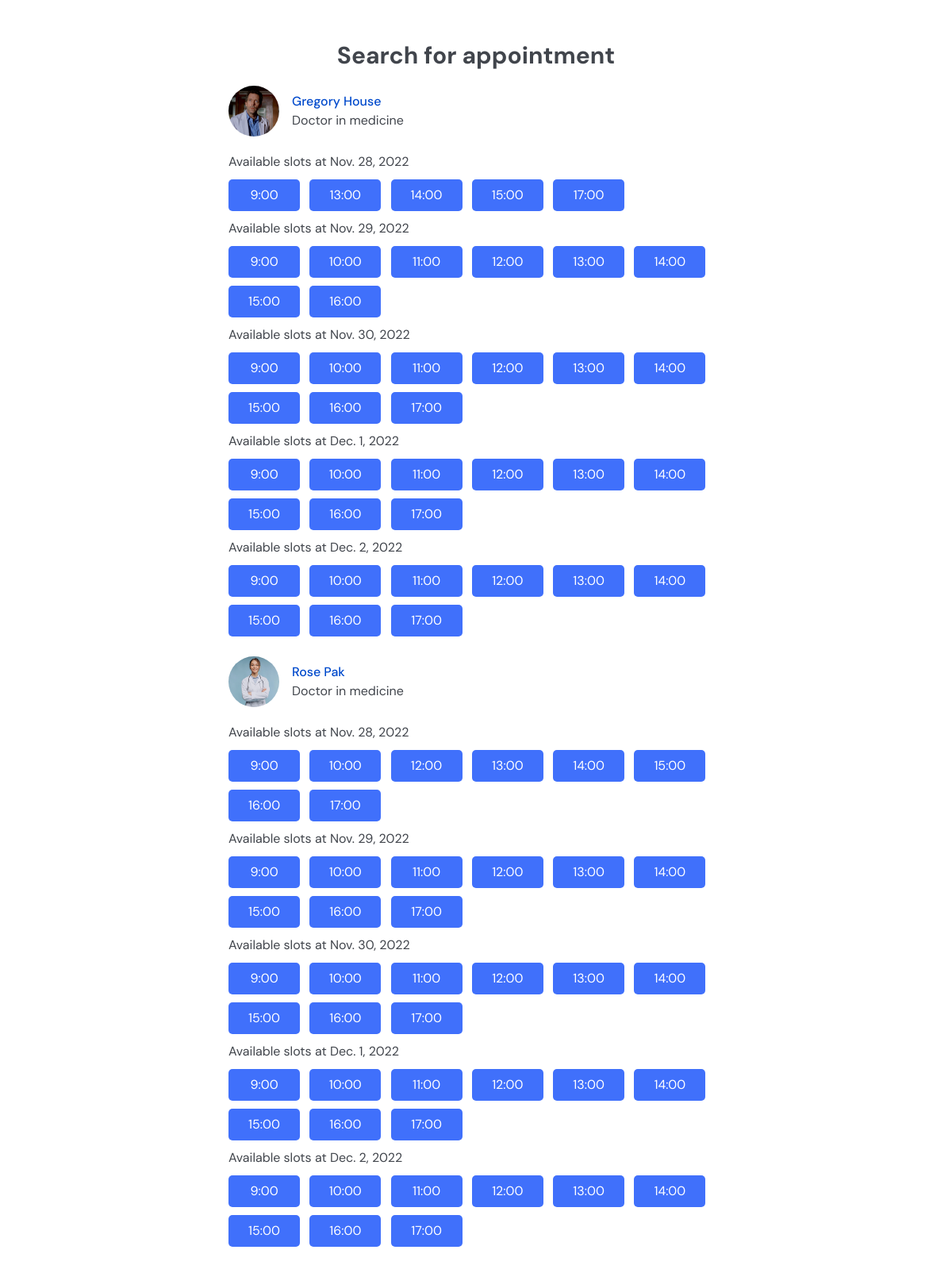
/users/search/appointment/spec/1, run on the app's committed database.
### users/models.py (models this page shows, shortened)
class Doctor(models.Model):
    user = models.OneToOneField(User, on_delete=models.CASCADE, primary_key=True)
    date_of_birth = models.DateField(blank=True)
    IIN = models.IntegerField(max_length=12, blank=True)
    gov_id = models.IntegerField(max_length=12,blank=True)
    name = models.CharField(max_length=50, blank=True)
    surname = models.CharField(max_length=50, blank=True)
    middle_name = models.CharField(max_length=50, blank=True)
    phone_number = models.CharField(max_length=11,blank=True)
    spec = models.ForeignKey(Specialization, on_delete = models.SET_NULL, blank = True, null = True)
    experience = models.CharField(max_length=2, blank=True)
    photo = models.ImageField(upload_to='images', blank=True)
    category=models.CharField(max_length=10, blank=True)
    appointment_price = models.CharField(max_length = 7, blank=True)
    education = models.CharField(max_length=30, blank=True)
    rating = models.IntegerField(max_length = 2, blank=True)
    address = models.CharField(max_length = 30, blank=True)
    homepage = models.URLField(blank=True)

### users/views.py (the view)
# urls.py: path('search/appointment', views.search_appointment, name = 'search_appointment'),
def search(request, object, name):
    if object == 'spec':
        id = int(name)
        spec = Specialization.objects.get(id=id)
        doctors_name = Doctor.objects.filter(spec = spec)
    elif object == 'doctor':
        doctors_name = Doctor.objects.filter(name = name)
    doctors = Schedule.objects.filter(doctor__in=doctors_name).values('doctor__name', 'doctor__surname',
                                     'mon_hours', 'tue_hours', 'wed_hours', 'thu_hours',
                                      'fri_hours','doctor__user_id', 'week')
    for d in doctors:
        d['available_mon'] = string_to_schedule(d['mon_hours'])['Available']
        d['available_tue'] = string_to_schedule(d['tue_hours'])['Available']
        d['available_wed'] = string_to_schedule(d['wed_hours'])['Available']
        d['available_thu'] = string_to_schedule(d['thu_hours'])['Available']
        d['available_fri'] = string_to_schedule(d['fri_hours'])['Available']
        d['doctor__user_id'] = str(d['doctor__user_id'])
        d['mon_day'] = d['week']
        d['tue_day'] = d['week'] + timedelta(days=1)
        d['wed_day'] = d['week'] + timedelta(days=2)
        d['thu_day'] = d['week'] + timedelta(days=3)
        d['fri_day'] = d['week'] + timedelta(days=4)
        d['photo']=Doctor.objects.get(user_id= d['doctor__user_id']).photo
    paginator = Paginator(doctors, 2)
    page_number = request.GET.get('page')
    page_obj = paginator.get_page(page_number)
    return render(request, 'users/search.html', {'page_obj': page_obj})

### users/views.py (called while the page is built)
def string_to_schedule(s): # s - string
    sched = {'Available' : [], 'Working' : []}
    for i in range(len(s)):
        if s[i] == '0':
            sched['Available'].append(i+9)
        elif s[i]=='1':
            sched['Working'].append(i+9)
    return sched

### users/templates/users/search.html (shortened to what this page needs)
{% extends 'users/layout.html' %}{% block head %}
  <link rel="stylesheet" href="https://unpkg.com/aos@next/dist/aos.css" />
{% endblock %}
{% block body %}
	<div class="font-body antialiased text-[#41454c] bg-[#FFFFFF] dark:text-[#b3c3d9] dark:bg-[#000000]">
		<div class="grid shadow- py-9">
			<section class="border-solid w-full max-w-2xl px-6 py-4 mx-auto bg-white rounded-md dark:bg-transparent xl:rounded-global xl:py-[35px] xl:">
				<h2 class="my-[0px] mb-[20px] text-3xl font-bold text-center">Search for appointment</h2>
				<div class="mb-[20px]">
					{% for d in page_obj %}
					<div class="my-[20px] flex items-center justify-start">
						<div class="float-left w-16 h-16 mr-4 overflow-hidden"><img class="object-cover w-full h-full rounded-full bg-slate-50" alt="No alt" src="{{ d.photo.url }}" /></div>
						<div class="flex flex-col items-start justify-center">
							<a href={% url 'appointment' id=d.doctor__user_id h=0 day='0' %} class="font-medium hover:underline text-primary-600">{{d.doctor__name}} {{d.doctor__surname}}</a>
							<p class="">Doctor in medicine</p>
						</div>
					</div>
					<p class="my-[5px]">Available slots at {{d.mon_day}}</p>
					{% for h in d.available_mon %}
					<button class="text-center my-[5px] mr-[8px] w-[90px] bg-primary text-white px-4 py-2 rounded-global lg:bg-primary-400"><a href="{% url 'appointment' id=d.doctor__user_id h=h day=d.mon_day%}">{{h}}:00</a></button>
					{% endfor %}
                    <p class="my-[5px]">Available slots at {{d.tue_day}}</p>
					{% for h in d.available_tue %}
					<button class="text-center my-[5px] mr-[8px] w-[90px] bg-primary text-white px-4 py-2 rounded-global lg:bg-primary-400"><a href="{% url 'appointment' id=d.doctor__user_id h=h day=d.tue_day%}">{{h}}:00</a></button>
					{% endfor %}
                    <p class="my-[5px]">Available slots at {{d.wed_day}}</p>
					{% for h in d.available_wed %}
					<button class="text-center my-[5px] mr-[8px] w-[90px] bg-primary text-white px-4 py-2 rounded-global lg:bg-primary-400"><a href="{% url 'appointment' id=d.doctor__user_id h=h day=d.wed_day%}">{{h}}:00</a></button>
					{% endfor %}
                    <p class="my-[5px]">Available slots at {{d.thu_day}}</p>
					{% for h in d.available_thu %}
					<button class="text-center my-[5px] mr-[8px] w-[90px] bg-primary text-white px-4 py-2 rounded-global lg:bg-primary-400"><a href="{% url 'appointment' id=d.doctor__user_id h=h day=d.thu_day%}">{{h}}:00</a></button>
					{% endfor %}
                    <p class="my-[5px]">Available slots at {{d.fri_day}}</p>
					{% for h in d.available_fri %}
					<button class="text-center my-[5px] mr-[8px] w-[90px] bg-primary text-white px-4 py-2 rounded-global lg:bg-primary-400"><a href="{% url 'appointment' id=d.doctor__user_id h=h day=d.fri_day%}">{{h}}:00</a></button>
					{% endfor %}
					{% endfor %}
				</div>
			</section>
		</div>
	</div>
{% endblock %}

### data on the page
Doctor: shows a picture, doctor__name "Gregory", doctor__surname "House", mon_day "Nov. 28, 2022", available_mon "9" "13" "14" "15" "17", tue_day "Nov. 29, 2022", available_tue "9" "10" "11" "12" "13" "14" "15" "16", wed_day "Nov. 30, 2022", available_wed "9" "10" "11" "12" "13" "14" "15" "16" "17", thu_day "Dec. 1, 2022", available_thu "9" "10" "11" "12" "13" "14" "15" "16" "17", fri_day "Dec. 2, 2022", available_fri "9" "10" "11" "12" "13" "14" "15" "16" "17"
Doctor: shows a picture, doctor__name "Rose", doctor__surname "Pak", mon_day "Nov. 28, 2022", available_mon "9" "10" "12" "13" "14" "15" "16" "17", tue_day "Nov. 29, 2022", available_tue "9" "10" "11" "12" "13" "14" "15" "16" "17", wed_day "Nov. 30, 2022", available_wed "9" "10" "11" "12" "13" "14" "15" "16" "17", thu_day "Dec. 1, 2022", available_thu "9" "10" "11" "12" "13" "14" "15" "16" "17", fri_day "Dec. 2, 2022", available_fri "9" "10" "11" "12" "13" "14" "15" "16" "17"
